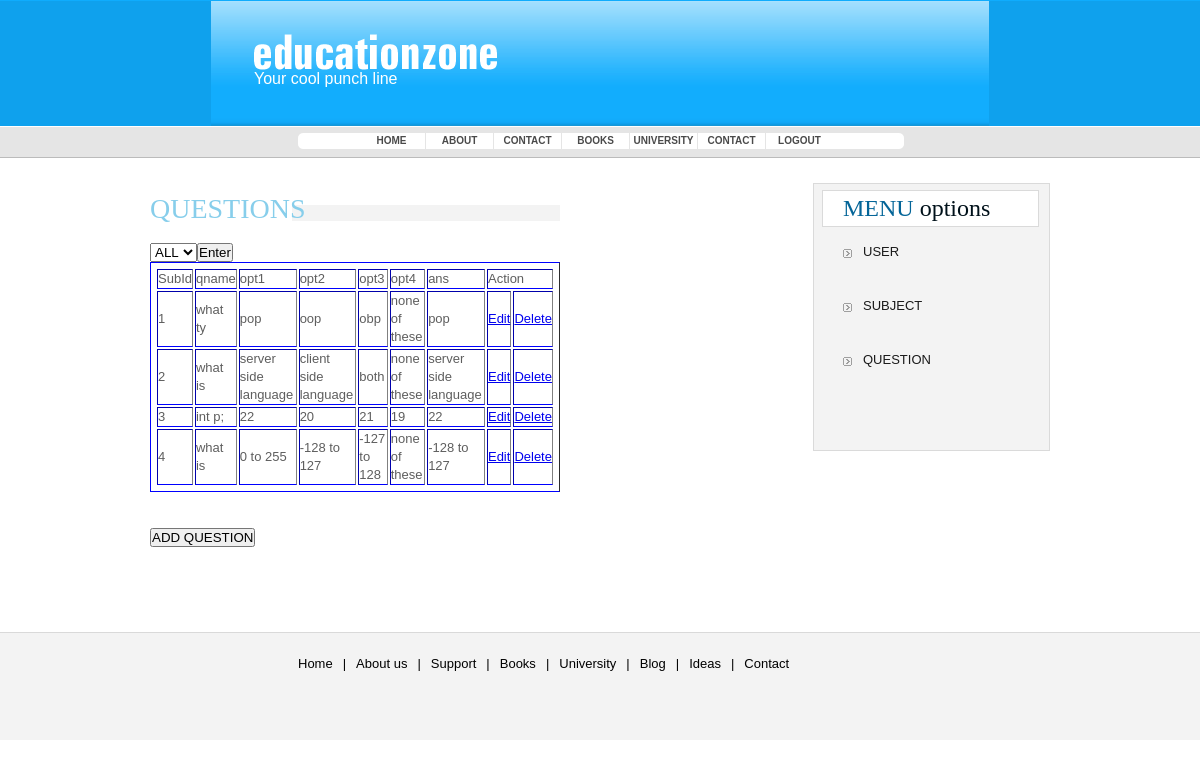
Page /admin/question.php (signed in) on the committed database.
### tables this page shows
CREATE TABLE IF NOT EXISTS `question` (
  `quid` int(11) NOT NULL AUTO_INCREMENT,
  `qname` varchar(150) DEFAULT NULL,
  `sid` int(11) DEFAULT NULL,
  `op1` varchar(50) DEFAULT NULL,
  `op2` varchar(50) DEFAULT NULL,
  `op3` varchar(50) DEFAULT NULL,
  `op4` varchar(50) DEFAULT NULL,
  `ans` varchar(50) DEFAULT NULL,
  PRIMARY KEY (`quid`)
);

### admin/question.php (the view, shortened to what this page needs)
<?php
   include 'top.php';
   if(isset($_SESSION['usr']))
   {
 ?>
   <div id="bodyPan" style="border:0px solid black; overflow:auto;width:900px">
      <div id="bodyLeftPan" style="float:left width:400px">
       <div><h3 style="color:skyblue">QUESTIONS</h3></div><br />
       <div><h4 style="color:skyblue"><form action="question.php" method="post"><select name="subt">
																<option value="0">ALL</option>
                                                                 </select><input type="submit" value="Enter" />
                                       </form></h4></div>
                <table border="1" >
                  <tr><td>SubId</td><td>qname</td>
                  <td>opt1</td> <td>opt2</td>
                   <td>opt3</td> <td>opt4</td>
                    <td>ans</td>
                  <td colspan="2">Action</td>
                </tr>
                   <?php
				    if(isset($_POST['subt']))
					{
						$id=$_POST['subt'];
						if($_POST['subt']>0)
						  $sql="select * from `question` where `sid`='$id'";
						  else
						    $sql="select * from `question`";
					}
					else
					   $sql="select * from `question`";
						$result=mysql_query($sql);
				     $id=1;
				     while($row=mysql_fetch_array($result))
				     {
				   ?>
			     <tr>
                    <td><?=$id?></td>
                    <td><?=substr($row['qname'],0,7)?></td>
                     <td><?=$row['op1']?></td>
                      <td><?=$row['op2']?></td>
                       <td><?=$row['op3']?></td>
                        <td><?=$row['op4']?></td>
                         <td><?=$row['ans']?></td>
                    <td><a href="editques.php?id=<?=$row['quid']?>">Edit</a></td>
                    <td><a href="process.php?dqid=<?=$row['quid']?>">Delete</a></td>
                 </tr>
                 <?php
				     $id++;
					}
			     ?>
                </table><br /><br />
             <div sytle="float:right;border:1px solid black;margin-right:20px"><form action="regques.php" method="post"><input type="submit" value="ADD QUESTION" /></form></div><br /><br />
   	</div>
	<div id="bodyRightPan" style="float:right;padding-right:0px">
		<h2><span>MENU</span> options</h2>
		<ul>
			<li><a href="user.php">USER</a> </li><br /><br />
            <li><a href="subject.php">SUBJECT</a> </li><br /><br />
            <li><a href="question.php">QUESTION</a> </li><br /><br />
	</div>
</div>
<?php
   }
 include 'footer.php';
?>

### admin/style.css (style rules this page uses)
* { margin:0;padding:0 }
body { padding:0;margin:0;background:url(images/mainbg.gif) 0 0 repeat-x #fff;color:#5E5E5E;font:13px/18px Arial,Helvetica,sans-serif }
div, p, ul, h2, h3, img { padding:0;margin:0 }
ul { list-style-type:none }
#bodyPan { width:683px;position:relative;margin:0 auto;padding:25px 0 0 }
#bodyLeftPan { width:410px;float:left;padding:12px 36px 0 0 }
#bodyLeftPan table { border-bottom:1px solid blue;border-left:1px solid blue;border-top:1px solid blue;padding:4px }
#bodyLeftPan h3 { width:410px;height:30px;background:url(images/border2.gif) 100% 70% no-repeat #fff;color:#00111A;font:28px/28px Georgia, "Times New Roman", Times, serif }
#bodyRightPan { width:235px;float:left;border:1px solid #DADADA;background:#F3F3F3;color:#1A1A1A;padding:0 0 28px }
#bodyRightPan h2 { width:195px;height:35px;display:block;border:1px solid #DADADA;background:#fff;color:#00111A;font:24px/34px Georgia, "Times New Roman", Times, serif;margin:6px 8px 16px;padding:0 0 0 20px }
#bodyRightPan h2 span { background:#fff;color:#046598 }
#bodyRightPan ul { width:180px;margin:0 0 17px 29px }
#bodyRightPan ul li { width:180px;height:18px }
#bodyRightPan ul li a { width:160px;height:18px;display:block;background:url(images/button.gif) 0 6px no-repeat #F3F3F3;color:#1A1A1A;text-decoration:none;padding:0 0 0 20px }

### rows in the picture
question: qname "what ty", op1 "pop", op2 "oop", op3 "obp", op4 "none of these", ans "pop"
question: qname "what is", op1 "server side language", op2 "client side language", op3 "both", op4 "none of these", ans "server side language"
question: qname "int p;", op1 "22", op2 "20", op3 "21", op4 "19", ans "22"
question: qname "what is", op1 "0 to 255", op2 "-128 to 127", op3 "-127 to 128", op4 "none of these", ans "-128 to 127"
